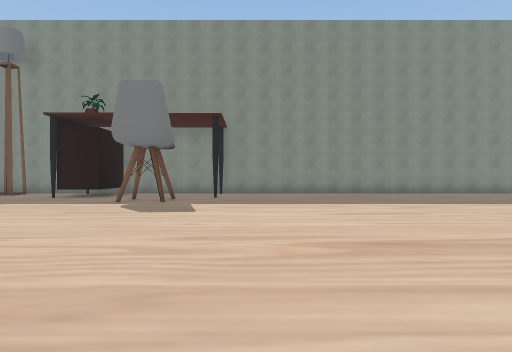
view 1 (above)

24 first-person views from a walk through a 3-D level made in the Unity game engine. The camera is 1.5 m above the floor, looks level and sees 75° across. The floor is counted in squares, 2 m on a side. Each view is taken from the middle of a square. On the plan, view 1 faces up. The plan holds only what a view shows up to about 11 squares ahead; the rest is blank. The place goes on beyond the plan. The player character is not drawn. Door leaves are left out, so doorways stand open.

view 2
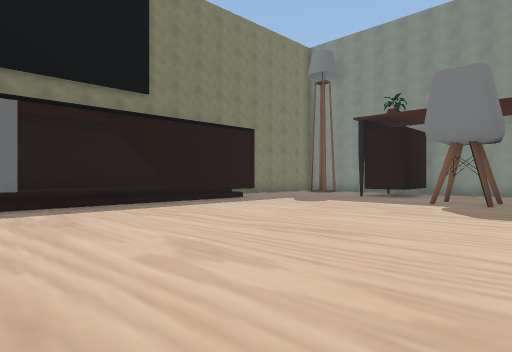

view 3
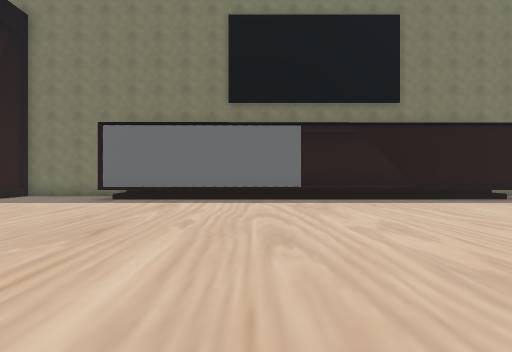

view 4
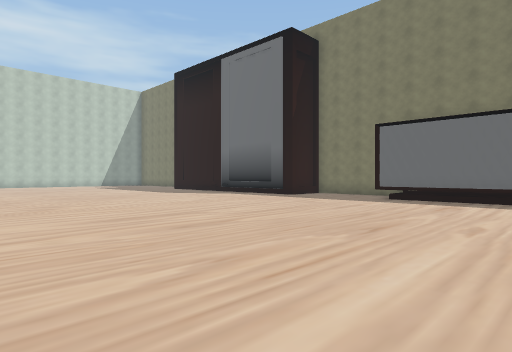

view 5
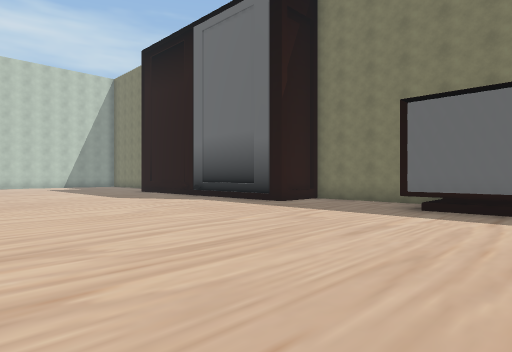

view 6
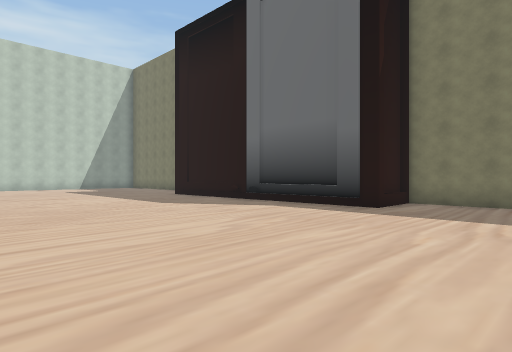

view 7
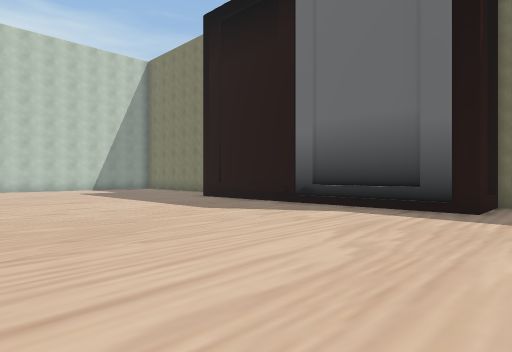

view 8
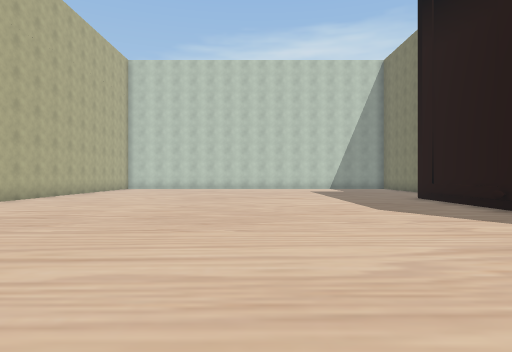

view 9
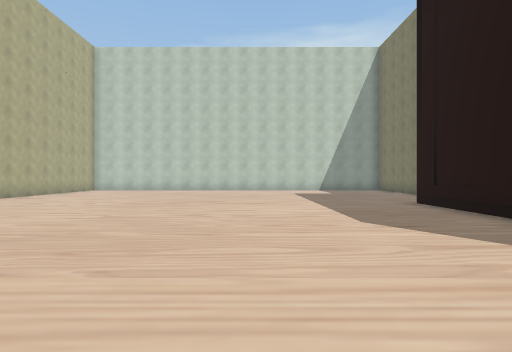

view 10
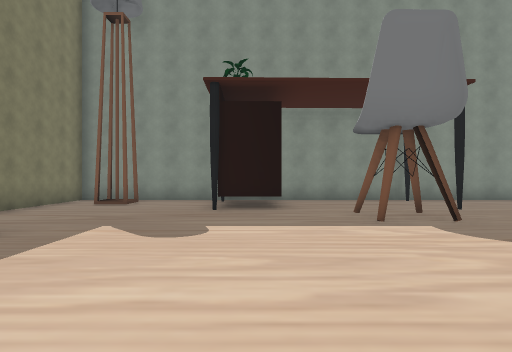

view 11
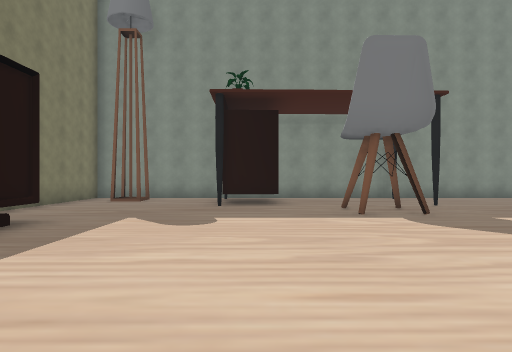

view 12
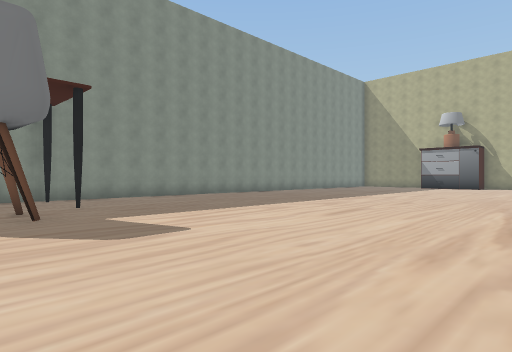

view 13
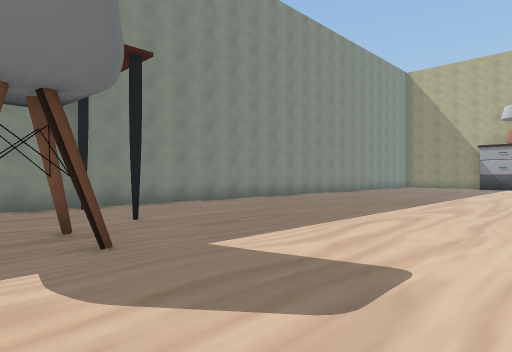

view 14
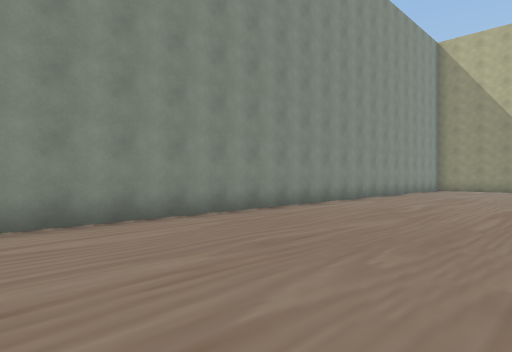

view 15
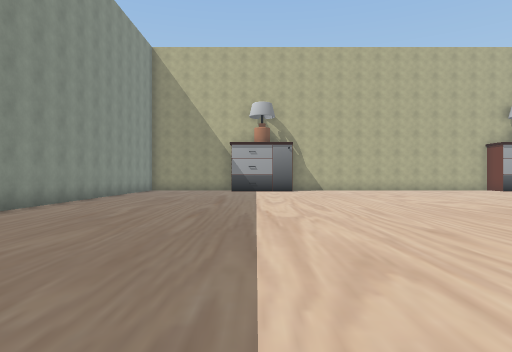

view 16
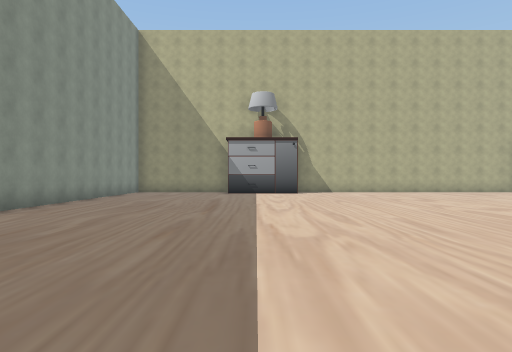

view 17
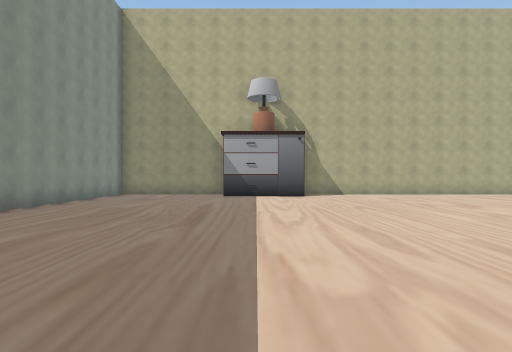

view 18
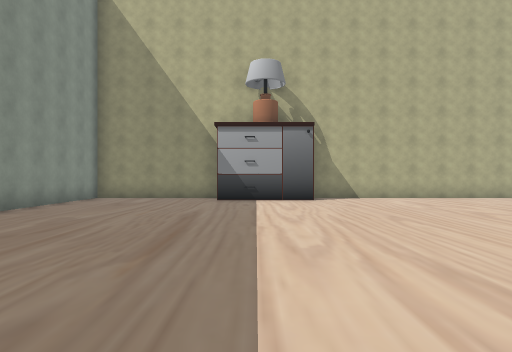

view 19
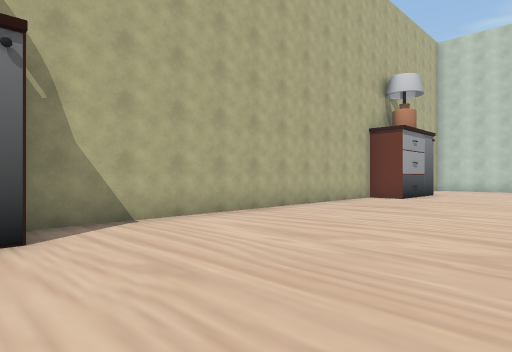

view 20
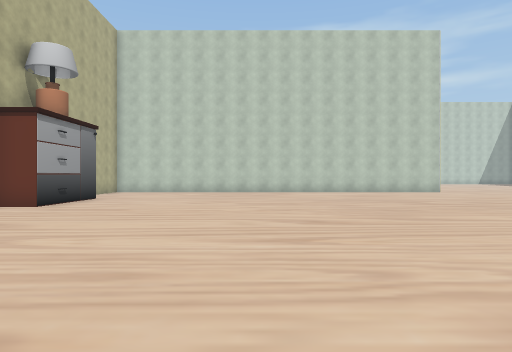

view 21
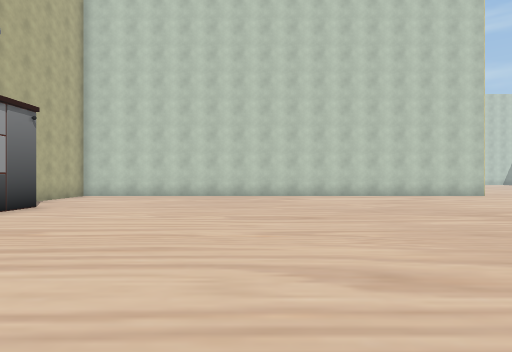

view 22
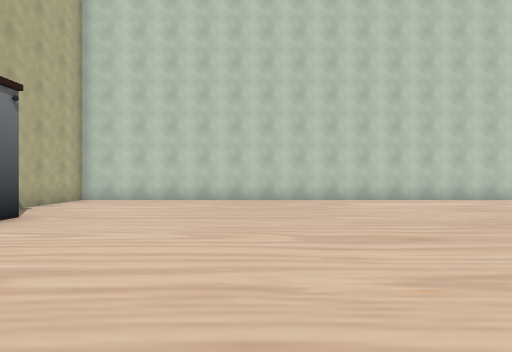

view 23
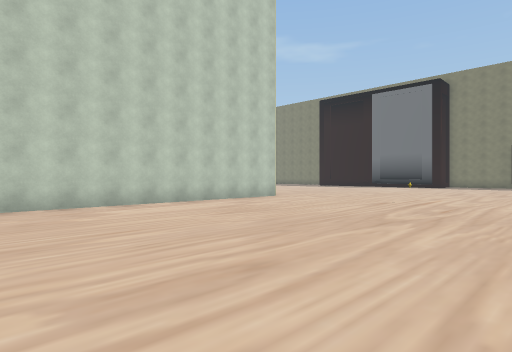

view 24
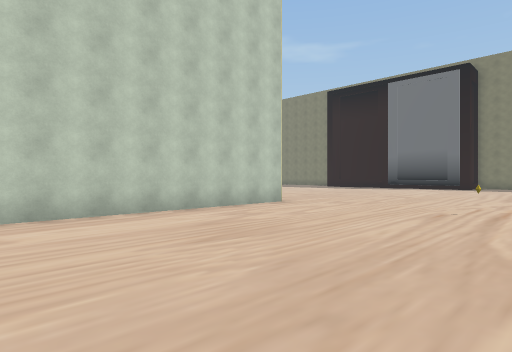

### Floor plan
Points are (right, up) in squares from view 1. A wall is a line through its corners. A room is listed if a view was taken in it or the views show most of it. See-through windows are left out.
Room 1 (views 1, 2, 3, 4, 5, 6, 7, 8, 9, 10, 11, 12, 13, 14, 15, 16, 17, 18, 19, 20, 21, 22, 23, 24)
walls: (3.4, -10.4) (18.4, -10.4) (18.4, -7.6); (-9.3, -1.4) (-9.7, -4.8); (-9.4, 0) (-9.5, -1.5); (-9.5, -1) (-9.5, -1.8); (-9.7, -1.8) (-9.3, -4.8); (-9.5, 1.5) (-9.6, 0.4); (-9.5, 1.5) (-9.3, -0.3); (-9.5, -8.5) (-9.4, -17.3); (-5.4, 11.5) (-6.9, 11.5); (-11.4, -5.8) (-11.4, -8.5) (-9.6, -8.5) (-9.5, -9); (18.4, -2.1) (18.4, 7); (-11.2, 5.4) (-11.1, 1.6); (-9.7, 8.6) (-9.5, -4.9); (3.4, -17) (3.4, -15.6); (-11.4, -8.7) (-10, -8.6); (-7.4, 14.4) (-11.4, 14.4) (-11.4, 11); (18, 14.4) (-5.2, 14.4)
low walls: (-9.9, 7.6) (-9.8, -4.2)
objects: other object (-4, 10) to (-3, 11); other object (4, -5); other object (18, -6) to (18, -3); other object (18, 8) to (18, 10)

Where each view was taken, in squares from view 1:
view 1: 0 up, 0 right, facing up
view 2: 0 up, 1 left, facing up-left
view 3: 0 up, 1 right, facing left
view 4: 0 up, 1 right, facing down-left
view 5: 2 down, 2 left, facing down-left
view 6: 5 down, 2 left, facing down-left
view 7: 7 down, 2 left, facing down-left
view 8: 6 down, 4 left, facing down
view 9: 8 down, 5 left, facing down
view 10: 4 up, 6 left, facing up
view 11: 3 up, 6 left, facing up
view 12: 3 up, 4 left, facing up-right
view 13: 6 up, 4 left, facing up-right
view 14: 9 up, 0 right, facing up-right
view 15: 9 up, 1 right, facing right
view 16: 9 up, 3 right, facing right
view 17: 9 up, 5 right, facing right
view 18: 9 up, 7 right, facing right
view 19: 8 up, 13 right, facing down-right
view 20: 5 up, 12 right, facing down
view 21: 2 up, 12 right, facing down
view 22: 0 up, 13 right, facing down
view 23: 2 down, 13 right, facing down-left
view 24: 4 down, 11 right, facing down-left
